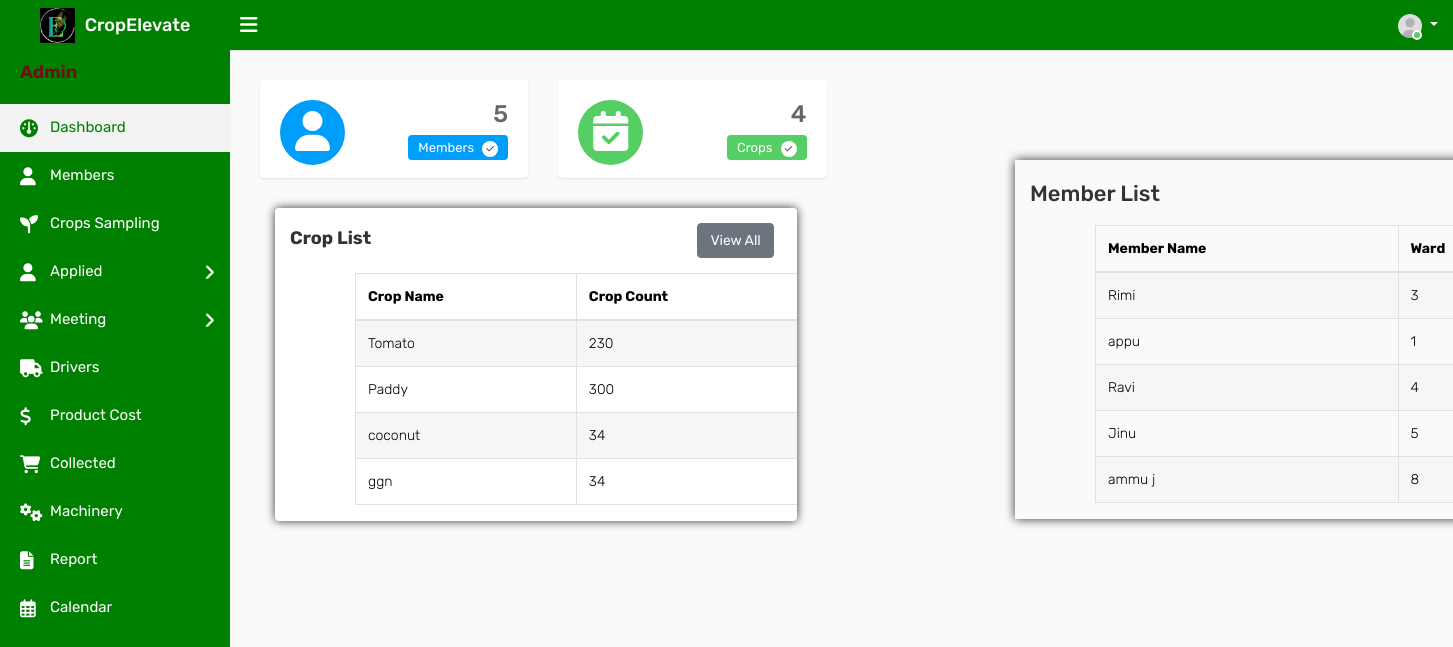
The app's page /adindex (signed in) with its own data.
### ceapp/models.py (models this page shows, shortened)
class Crop(models.Model):
    Namec = models.CharField(max_length=100)
    des = models.TextField()
    start_date = models.DateField(null=True, blank=True)
    end_date = models.DateField(null=True, blank=True)
    count = models.PositiveIntegerField(default=0)
    crop_photo = models.ImageField(upload_to='crop_photos/', blank=True, null=True)
    is_active = models.BooleanField(default=True)
    created_at = models.DateTimeField(auto_now_add=True)
    current = models.BooleanField(default=False)

class Member(models.Model):
    user = models.ForeignKey(CustomUser, on_delete=models.CASCADE, blank=True, null=True)
    Name = models.CharField(max_length=100,null=True, blank=True)
    email = models.EmailField(max_length=100,null=True, blank=True)
    admin_set_password = models.CharField(max_length=128, blank=True, null=True)
    dob = models.CharField(max_length=100,null=True, blank=True)
    address = models.TextField()
    district= models.CharField(max_length=100,null=True, blank=True)
    taluk = models.CharField(max_length=255, null=True, blank=True)
    Panchayat = models.CharField(max_length=100,null=True, blank=True)
    wardname = models.CharField(max_length=100,null=True, blank=True)
    wardno = models.IntegerField(max_length=100,null=True, blank=True)
    postal = models.IntegerField()
    phone = models.IntegerField()
    bio=models.TextField()
    profile_photo = models.ImageField(upload_to='profile_photos/', blank=True, null=True)
    amob = models.IntegerField(max_length=100,null=True, blank=True)
    aemail = models.CharField(max_length=255, null=True, blank=True)
    degree = models.CharField(max_length=255, null=True, blank=True)
    institution = models.CharField(max_length=255, null=True,blank=True)
    reset_password = models.CharField(max_length=128, null=True, blank=True)  # New field for reset password
    is_active = models.BooleanField(default=True)

### ceapp/views.py (the view)
# urls.py: path('adindex',views.adindex,name='adindex'),
@never_cache
@login_required
def adindex(request):
    me = Member.objects.all()
    me_count = me.count()
    c=Crop.objects.all()
    c_count=c.count()
    crops = Crop.objects.all()
    approval = ApplyCrop.objects.all()
    approval_count = approval.count()
    context = {'me': me, 'me_count': me_count,'c':c, 'c_count':c_count,'crops': crops ,'approval':approval,'approval_count':approval_count}
    return render(request, 'admintemp/adindex.html', context)

### templates/admintemp/adindex.html (shortened to what this page needs)
{% load static %}
<!DOCTYPE html>
<html lang="en">
<head>
    <link rel="stylesheet" type="text/css" href="{% static 'assets/css/bootstrap.min.css' %}">
    <link rel="stylesheet" type="text/css" href="{% static 'assets/css/font-awesome.min.css' %}">
    <link rel="stylesheet" type="text/css" href="{% static 'assets/css/style.css' %}">
    <link rel="stylesheet" href="https://cdnjs.cloudflare.com/ajax/libs/font-awesome/6.2.0/css/all.min.css">
    <link rel="stylesheet" href="https://cdn.jsdelivr.net/npm/@mdi/font/css/materialdesignicons.min.css">
</head>
<body>
    <div class="main-wrapper">
        <div class="header">
			<div class="header-left">
				<a href="{% url 'adindex' %}" class="logo">
					<img src="{% static 'assets/img/adminlogo1.png' %}" width="35" height="35" alt=""> <span>CropElevate</span>
				</a>
			</div>
			<a id="toggle_btn" href="javascript:void(0);"><i class="fa fa-bars"></i></a>
            <ul class="nav user-menu float-right">
                <li class="nav-item dropdown has-arrow">
                    <a href="#" class="dropdown-toggle nav-link user-link" data-toggle="dropdown">
                        <span class="user-img">
							<img class="rounded-circle" src="{% static 'assets/img/user.jpg' %}" width="24" alt="Admin">
							<span class="status online"></span>
						</span>
                    </a>
                </li>
            </ul>
        </div>
        <div class="sidebar" id="sidebar">
            <div class="sidebar-inner slimscroll">
                <div id="sidebar-menu" class="sidebar-menu">
                    <ul>
                        <li class="menu-title" style="color:#661414; font-weight:bold;"><h4><b>Admin</b></h4></li>
                        <li class="active">
                            <a href="{% url 'adindex' %}"><i class="fa fa-dashboard"></i> <span>Dashboard</span></a>
                        </li>
						<li>
                            <a href="{% url 'admember' %}" id="memind"><i class="fa fa-user"></i> <span>Members</span></a>
                        </li>
                        <li>
                            <a href="{% url 'adcrop' %}" id="cid"><i class="fas fa-seedling fa-2x"></i> <span>Crops Sampling</span></a>
                        </li>
                        <li class="submenu green-background">
                            <a href="#"><i class="fa fa-user"></i> Applied <span class="menu-arrow"></span></a>
                        </li>
                         <li class="submenu green-background">
                            <a href="#" id="met"><i class="fas fa-users fa-2x"></i>  Meeting<span class="menu-arrow"></span></a>
                        </li>
                        <li>
                            <a href="{% url 'driver' %}"><i class="fas fa-truck"></i> <span>Drivers</span></a>
                        </li>
                        <li>
                            <a href="{% url 'adproductcost' %} " id="pcostid"><i class="fas fa-dollar-sign"></i> <span>Product Cost</span></a>
                        </li>
                        <li>
                            <a href="{% url 'adselldetails' %}"><i class="fas fa-shopping-cart"></i> <span>Collected</span></a>
                        </li>
                        <li>
                            <a href="{% url 'admachinery' %}" id="rent"><i class="fas fa-cogs"></i> <span>Machinery</span></a>
                        </li>
                        <li>
                            <a href="{% url 'all_report' %}"><i class="fas fa-file-text"></i>
                            </i> <span>Report</span></a>
                        </li>
                        <li>
                            <a href="{% url 'adcalendar' %}"><i class="far fa-calendar-alt fa-2x"></i>
                                <span>Calendar</span></a>
                        </li>
                    </ul>
                </div>
            </div>
        </div>
        <div class="page-wrapper">
            <div class="content">
                <div class="row">
                    <div class="col-md-6 col-sm-6 col-lg-6 col-xl-3">
                        <div class="dash-widget">
							<span class="dash-widget-bg1"><i class="fa fa-user-o" aria-hidden="true"></i></span>
							<div class="dash-widget-info text-right">
								<h3>{{me_count}}</h3>
								<span class="widget-title1">Members <i class="fa fa-check" aria-hidden="true"></i></span>
							</div>
                        </div>
                    </div>
                    <div class="col-md-6 col-sm-6 col-lg-6 col-xl-3">
                        <div class="dash-widget">
                            <span class="dash-widget-bg2"><i class="fa fa-calendar-check-o"></i></span>
                            <div class="dash-widget-info text-right">
                                <h3>{{c_count}}</h3>
                                <span class="widget-title2">Crops <i class="fa fa-check" aria-hidden="true"></i></span>
                            </div>
                        </div>
                    </div>
					</div>
                    <div class="col-12 col-md-6 col-lg-8 col-xl-8">
                        <div class="card">
                            <div class="card-header">
                                <h4 class="card-title d-inline-block" style="font-weight:bold;">Crop List</h4>
                                <a href="{% url 'adcrop' %}" class="btn btn-secondary float-right mr-2">View All</a>
                            </div>
                            <div class="table-responsive ml-auto">
                                <table class="table table-bordered table-striped">
                                    <thead>
                                        <tr>
                                            <th>Crop Name</th>
                                            <th>Crop Count</th>
                                        </tr>
                                    </thead>
                                    <tbody>
                                        {% for crop in crops %}
                                        <tr>
                                            <td>{{ crop.Namec }}</td>
                                            <td>{{ crop.count }}</td>
                                        </tr>
                                        {% endfor %}
                                    </tbody>
                                </table>
                            </div>
                        </div>
                    </div>
    </div>
</div>
<div class="col-12 col-md-6 col-lg-6 col-xl-6">
    <div class="card2">
        <div class="card2-header"><br>
            <h4 class="card-title d-inline-block" style="margin-left:15px; font-size:22px;">Member List</h4>
        </div>
        <div class="table-responsive ml-auto">
            <table class="table table-bordered table-striped">
                <thead>
                    <tr>
                        <th>Member Name</th>
                        <th>Ward</th>
                    </tr>
                </thead>
                <tbody>
                    {% for member in me %}
                    <tr>
                        <td>{{ member.Name }}</td>
                        <td>{{ member.wardno }}</td>
                    </tr>
                    {% endfor %}
                </tbody>
            </table>
        </div>
    </div>
    </div>
</div>
</body>
</html>

### records on screen
Crop: Namec "Tomato", count "230"
Crop: Namec "Paddy", count "300"
Crop: Namec "coconut", count "34"
Crop: Namec "ggn", count "34"
Member: Name "Rimi", wardno "3"
Member: Name "appu", wardno "1"
Member: Name "Ravi", wardno "4"
Member: Name "Jinu", wardno "5"
Member: Name "ammu j", wardno "8"

### other values on screen
{{ me_count }} "5"
{{ c_count }} "4"
